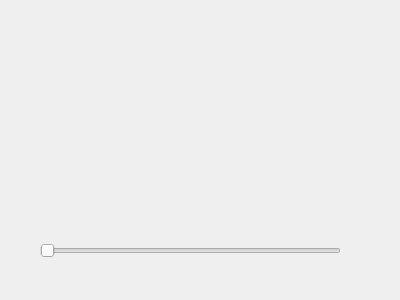
<?xml version="1.0" encoding="UTF-8"?>
<ui version="4.0">
 <class>Demo_WaveProgress</class>
 <widget class="QDialog" name="Demo_WaveProgress">
  <property name="geometry">
   <rect>
    <x>0</x>
    <y>0</y>
    <width>400</width>
    <height>300</height>
   </rect>
  </property>
  <property name="windowTitle">
   <string>Dialog</string>
  </property>
  <widget class="LWaveUpProgress" name="widget" native="true">
   <property name="geometry">
    <rect>
     <x>90</x>
     <y>80</y>
     <width>181</width>
     <height>121</height>
    </rect>
   </property>
  </widget>
  <widget class="QSlider" name="horizontalSlider">
   <property name="geometry">
    <rect>
     <x>40</x>
     <y>240</y>
     <width>301</width>
     <height>22</height>
    </rect>
   </property>
   <property name="orientation">
    <enum>Qt::Horizontal</enum>
   </property>
  </widget>
 </widget>
 <customwidgets>
  <customwidget>
   <class>LWaveUpProgress</class>
   <extends>QWidget</extends>
   <header>lwaveupprogress.h</header>
   <container>1</container>
  </customwidget>
 </customwidgets>
 <resources/>
 <connections/>
</ui>
